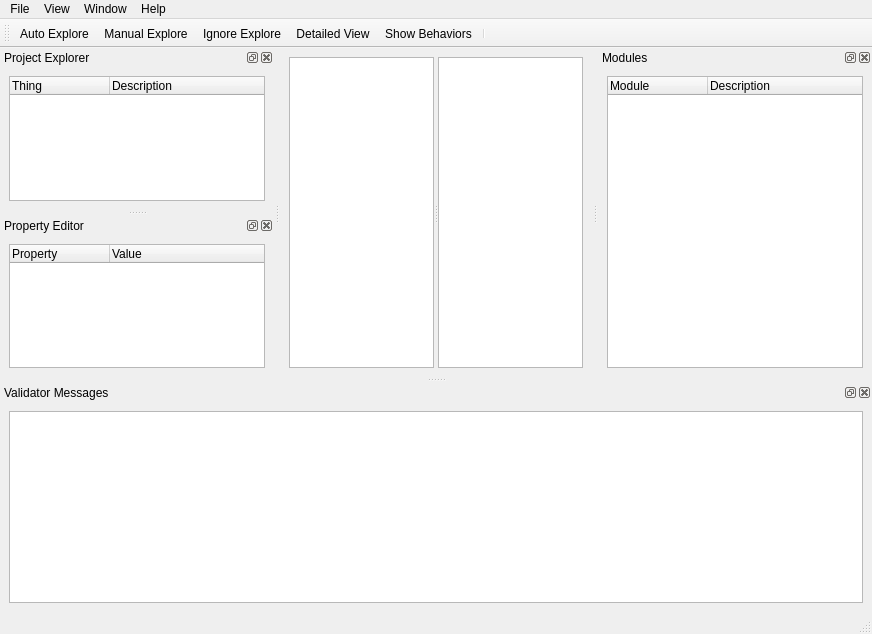
<?xml version="1.0" encoding="UTF-8"?>
<ui version="4.0">
 <class>MainWindow</class>
 <widget class="QMainWindow" name="MainWindow">
  <property name="geometry">
   <rect>
    <x>0</x>
    <y>0</y>
    <width>872</width>
    <height>634</height>
   </rect>
  </property>
  <property name="windowTitle">
   <string>Facile</string>
  </property>
  <property name="unifiedTitleAndToolBarOnMac">
   <bool>true</bool>
  </property>
  <widget class="QWidget" name="centralwidget">
   <layout class="QHBoxLayout" name="horizontalLayout">
    <item>
     <widget class="QSplitter" name="splitter">
      <property name="orientation">
       <enum>Qt::Horizontal</enum>
      </property>
      <widget class="QGraphicsView" name="graphicsView_2"/>
      <widget class="QGraphicsView" name="graphicsView"/>
     </widget>
    </item>
   </layout>
  </widget>
  <widget class="QMenuBar" name="menubar">
   <property name="geometry">
    <rect>
     <x>0</x>
     <y>0</y>
     <width>872</width>
     <height>19</height>
    </rect>
   </property>
   <widget class="QMenu" name="menuFile">
    <property name="title">
     <string>File</string>
    </property>
    <widget class="QMenu" name="menuNew_Project">
     <property name="title">
      <string>New Project</string>
     </property>
     <addaction name="actionFrom_Scratch"/>
     <addaction name="actionFrom_Existing_Project"/>
    </widget>
    <widget class="QMenu" name="menuRecent_Projects">
     <property name="title">
      <string>Recent Projects</string>
     </property>
     <addaction name="actionExample_Project"/>
    </widget>
    <addaction name="menuNew_Project"/>
    <addaction name="actionOpen_API"/>
    <addaction name="menuRecent_Projects"/>
    <addaction name="separator"/>
    <addaction name="actionSave_Project"/>
    <addaction name="actionSave_as"/>
    <addaction name="actionSave_New_Version"/>
   </widget>
   <widget class="QMenu" name="menuWindow">
    <property name="title">
     <string>Window</string>
    </property>
    <addaction name="actionProject_Tree"/>
    <addaction name="actionProperty_Editor"/>
    <addaction name="actionTarget_GUI_Model"/>
    <addaction name="actionAPI_Builder"/>
    <addaction name="actionAPI_Modules"/>
    <addaction name="actionValidator"/>
   </widget>
   <widget class="QMenu" name="menuHelp">
    <property name="title">
     <string>Help</string>
    </property>
   </widget>
   <widget class="QMenu" name="menuView">
    <property name="title">
     <string>View</string>
    </property>
   </widget>
   <addaction name="menuFile"/>
   <addaction name="menuView"/>
   <addaction name="menuWindow"/>
   <addaction name="menuHelp"/>
  </widget>
  <widget class="QStatusBar" name="statusbar"/>
  <widget class="QDockWidget" name="dockWidget_2">
   <property name="windowTitle">
    <string>Project Explorer</string>
   </property>
   <attribute name="dockWidgetArea">
    <number>1</number>
   </attribute>
   <widget class="QWidget" name="dockWidgetContents_2">
    <layout class="QVBoxLayout" name="verticalLayout">
     <item>
      <widget class="QTreeWidget" name="treeWidget">
       <column>
        <property name="text">
         <string>Thing</string>
        </property>
       </column>
       <column>
        <property name="text">
         <string>Description</string>
        </property>
       </column>
      </widget>
     </item>
    </layout>
   </widget>
  </widget>
  <widget class="QDockWidget" name="dockWidget_4">
   <property name="allowedAreas">
    <set>Qt::BottomDockWidgetArea</set>
   </property>
   <property name="windowTitle">
    <string>Validator Messages</string>
   </property>
   <attribute name="dockWidgetArea">
    <number>8</number>
   </attribute>
   <widget class="QWidget" name="dockWidgetContents_4">
    <layout class="QVBoxLayout" name="verticalLayout_3">
     <item>
      <widget class="QListView" name="listView"/>
     </item>
    </layout>
   </widget>
  </widget>
  <widget class="QDockWidget" name="dockWidget_5">
   <property name="windowTitle">
    <string>Property Editor</string>
   </property>
   <attribute name="dockWidgetArea">
    <number>1</number>
   </attribute>
   <widget class="QWidget" name="dockWidgetContents_5">
    <layout class="QVBoxLayout" name="verticalLayout_2">
     <item>
      <widget class="QTreeWidget" name="treeWidget_2">
       <column>
        <property name="text">
         <string>Property</string>
        </property>
       </column>
       <column>
        <property name="text">
         <string>Value</string>
        </property>
       </column>
      </widget>
     </item>
    </layout>
   </widget>
  </widget>
  <widget class="QDockWidget" name="dockWidget_6">
   <property name="windowTitle">
    <string>Modules</string>
   </property>
   <attribute name="dockWidgetArea">
    <number>2</number>
   </attribute>
   <widget class="QWidget" name="dockWidgetContents_6">
    <layout class="QVBoxLayout" name="verticalLayout_4">
     <item>
      <widget class="QTreeWidget" name="treeWidget_3">
       <column>
        <property name="text">
         <string>Module</string>
        </property>
       </column>
       <column>
        <property name="text">
         <string>Description</string>
        </property>
       </column>
      </widget>
     </item>
    </layout>
   </widget>
  </widget>
  <widget class="QToolBar" name="toolBar">
   <property name="windowTitle">
    <string>toolBar</string>
   </property>
   <attribute name="toolBarArea">
    <enum>TopToolBarArea</enum>
   </attribute>
   <attribute name="toolBarBreak">
    <bool>false</bool>
   </attribute>
   <addaction name="actionAutoExplore"/>
   <addaction name="actionManualExplore"/>
   <addaction name="actionIgnoreExplore"/>
   <addaction name="actionDetailed_View"/>
   <addaction name="actionShow_Behaviors"/>
   <addaction name="separator"/>
  </widget>
  <action name="actionOpen_API">
   <property name="text">
    <string>Open Project</string>
   </property>
  </action>
  <action name="actionSave_Project">
   <property name="text">
    <string>Save Project</string>
   </property>
  </action>
  <action name="actionSave_as">
   <property name="text">
    <string>Save As . . .</string>
   </property>
  </action>
  <action name="actionSave_New_Version">
   <property name="text">
    <string>Save New Version</string>
   </property>
  </action>
  <action name="actionFrom_Scratch">
   <property name="text">
    <string>From Scratch</string>
   </property>
  </action>
  <action name="actionFrom_Existing_Project">
   <property name="text">
    <string>From Existing Project</string>
   </property>
  </action>
  <action name="actionExample_Project">
   <property name="text">
    <string>Example Project</string>
   </property>
  </action>
  <action name="actionProject_Tree">
   <property name="text">
    <string>Project Tree</string>
   </property>
  </action>
  <action name="actionProperty_Editor">
   <property name="text">
    <string>Property Editor</string>
   </property>
  </action>
  <action name="actionTarget_GUI_Model">
   <property name="text">
    <string>Target GUI Model</string>
   </property>
  </action>
  <action name="actionAPI_Builder">
   <property name="text">
    <string>API Builder</string>
   </property>
  </action>
  <action name="actionValidator">
   <property name="text">
    <string>Validator</string>
   </property>
  </action>
  <action name="actionShow_Behaviors">
   <property name="checkable">
    <bool>true</bool>
   </property>
   <property name="text">
    <string>Show Behaviors</string>
   </property>
  </action>
  <action name="actionDetailed_View">
   <property name="checkable">
    <bool>true</bool>
   </property>
   <property name="text">
    <string>Detailed View</string>
   </property>
  </action>
  <action name="actionAutoExplore">
   <property name="text">
    <string>Auto Explore</string>
   </property>
   <property name="toolTip">
    <string>Explore the target GUI autonomously (no user control)</string>
   </property>
  </action>
  <action name="actionManualExplore">
   <property name="text">
    <string>Manual Explore</string>
   </property>
   <property name="toolTip">
    <string>Watch for changes in the target GUI as the user interacts with it.</string>
   </property>
  </action>
  <action name="actionIgnoreExplore">
   <property name="text">
    <string>Ignore Explore</string>
   </property>
   <property name="toolTip">
    <string>The user can interact with the target GUI without changes being recognized.</string>
   </property>
  </action>
  <action name="actionAPI_Modules">
   <property name="text">
    <string>API Modules</string>
   </property>
  </action>
 </widget>
 <resources/>
 <connections/>
</ui>
